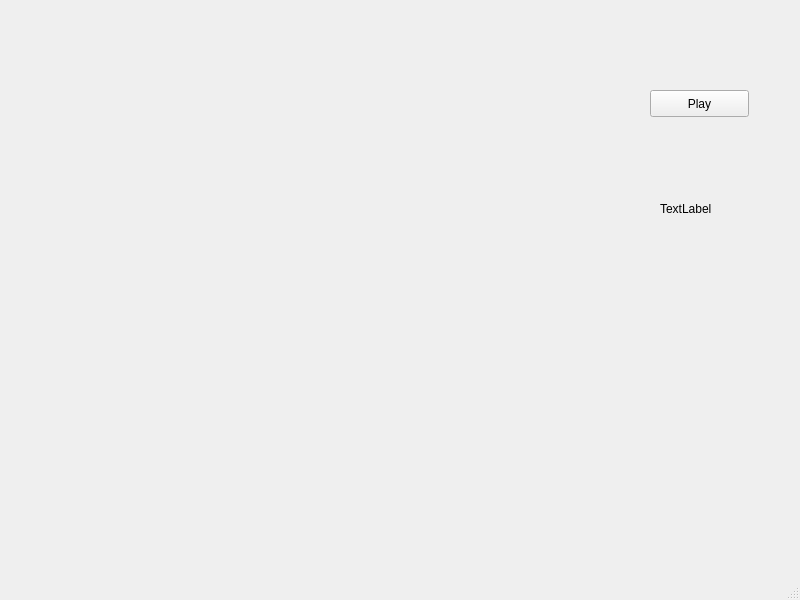
<?xml version="1.0" encoding="UTF-8"?>
<ui version="4.0">
 <class>MainWindow</class>
 <widget class="QMainWindow" name="MainWindow">
  <property name="windowModality">
   <enum>Qt::ApplicationModal</enum>
  </property>
  <property name="geometry">
   <rect>
    <x>0</x>
    <y>0</y>
    <width>800</width>
    <height>600</height>
   </rect>
  </property>
  <property name="windowTitle">
   <string>MainWindow</string>
  </property>
  <widget class="QWidget" name="centralwidget">
   <widget class="QWidget" name="verticalLayoutWidget">
    <property name="geometry">
     <rect>
      <x>0</x>
      <y>0</y>
      <width>571</width>
      <height>551</height>
     </rect>
    </property>
    <layout class="QVBoxLayout" name="verticalLayout"/>
   </widget>
   <widget class="QPushButton" name="btn_Play">
    <property name="geometry">
     <rect>
      <x>650</x>
      <y>90</y>
      <width>99</width>
      <height>27</height>
     </rect>
    </property>
    <property name="text">
     <string>Play</string>
    </property>
   </widget>
   <widget class="QLabel" name="label">
    <property name="geometry">
     <rect>
      <x>660</x>
      <y>200</y>
      <width>67</width>
      <height>17</height>
     </rect>
    </property>
    <property name="text">
     <string>TextLabel</string>
    </property>
   </widget>
  </widget>
  <widget class="QMenuBar" name="menubar">
   <property name="geometry">
    <rect>
     <x>0</x>
     <y>0</y>
     <width>800</width>
     <height>31</height>
    </rect>
   </property>
  </widget>
  <widget class="QStatusBar" name="statusbar"/>
 </widget>
 <resources/>
 <connections/>
</ui>
